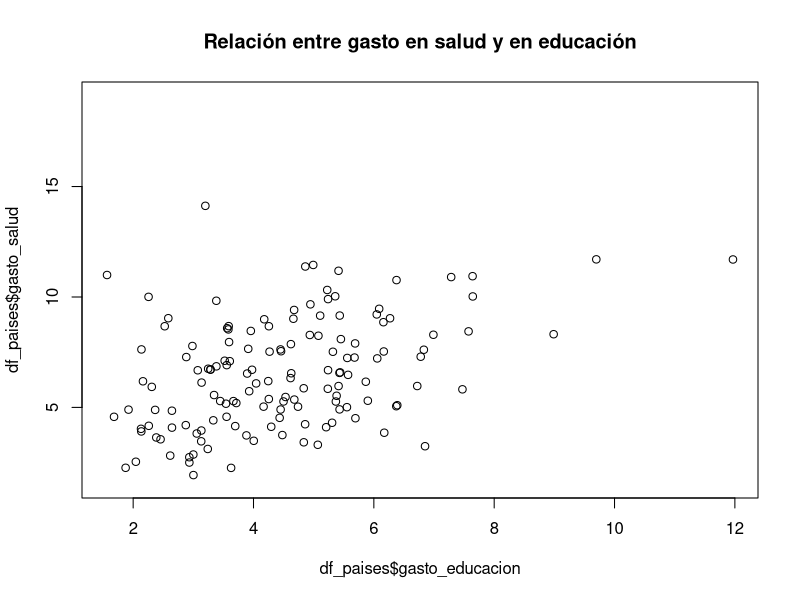
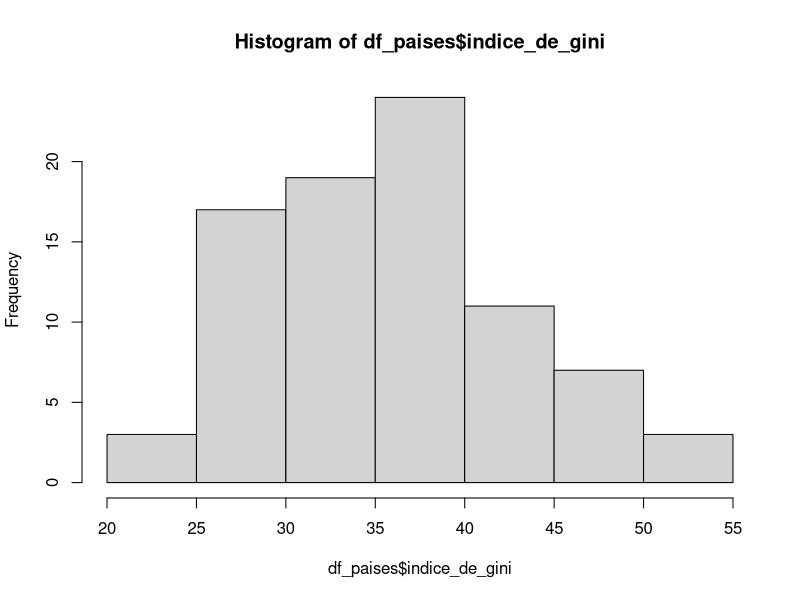

The R script that drew these images, in order: (Note: this script raises an error after producing the figures.)

## ***************************************************************************
##  Módulo 2: Manipulación de datos          
##  Solución de ejercicio                                          
##  Medición y diseño de investigación
##  Martín Opertti y Fabricio Carneiro - 2023                                         
## ***************************************************************************

## Trabajaremos con una base de datos con datos económicos y sociales de 
# distintos países, descargada del banco mundial con datos de 2018.

# La base se llama "wb_paises" y esta en formato excel (.xlsx)

## 1. Importar dataframe "wb_paises" y asignarla con el nombre df_paises.
# Cargar el paquete tidyverse y readxl  (usar funcion read_excel() para 
# importar la base de datos)

library(tidyverse)
library(readxl)

rm(list=ls())

df_paises <- read_excel("data/wb_paises.xlsx")

## 2. Usa la función glimpse() para explorar "df_paises" y explorar  las variables 
# y su tipo (puedes ayudarte con el codebook que está en la carpeta "data")
glimpse(df_paises)

## 3. ¿Cuál es el rango de la variable de acceso a electricidad? 
# Estar atento a usar el argumento na.rm = TRUE
range(df_paises$acceso_electricidad, na.rm = TRUE)

## 4. ¿Cuál es el promedio de población total?
mean(df_paises$pob_total, na.rm = TRUE)

## 5. ¿Cuál es la relación entre el gasto en educación y el gasto en salud? 
# Explorar con un gráfico de dispersión 
plot(df_paises$gasto_educacion, df_paises$gasto_salud,
     main = "Relación entre gasto en salud y en educación")

## 6. Crea una variable "pbi_pc" que calcule el PBI per capita (utilizando las
# variables pbi y pob_total)
df_paises <- df_paises %>% 
  mutate(pbi_pc = pbi / pob_total)

## 7. Crear una nueva variable llamada gini_rec que codifique la  variable 
# en tres grupos "bajo", "medio" y "alto". Crear un histrograma para 
# elegir los puntos de corte (definirlos ustedes)
hist(df_paises$indice_de_gini)

df_paises <- df_paises %>% 
  mutate(gini_rec = case_when(
    indice_de_gini < 30 ~ "Bajo",
    indice_de_gini >= 30 & indice_de_gini <= 40 ~ "Medio",
    indice_de_gini > 40 ~ "Alto"
  ))

table(df_paises$gini_rec)

## 8. Crear un nuevo dataframe a partir de df_paises eliminando las  
# observaciones de los paises grupo de ingresos bajos ("Low income") en la 
# variable grupo ingreso y luego seleccionar unicamente las variables:
# pais, region grupo_ingreso, acceso_electricidad y indice_de_gini
df_paises_2 <- df_paises %>% 
  filter(grupo_ingreso != "Low income") %>% 
  select(pais, region, grupo_ingreso, acceso_electricidad, indice_de_gini)

## 9. A partir de este nuevo dataframe crear una tabla cruzada entre 
# region y grupo_ingreso
df_paises_2 %>% 
  count(region, grupo_ingreso) %>% 
  spread(grupo_ingreso, n)

## 10. Crear la misma tabla pero con los % por fila. ¿Qué región tiene mayor
# % de países de alto ingreso (high income)?
df_paises_2 %>% 
  count(region, grupo_ingreso) %>% 
  mutate(n = n/sum(n)*100, .by = region) %>%
  spread(grupo_ingreso, n)

# La región es América del Norte (North America) con el 100%

## 11. A partir del dataframe creado en el punto anterior, Crear una tabla
# resumen con la media y desvío del acceso a electricidad e indice de gini
# por region (calcular las estadísticas sin tener en cuenta los datos perdidos)
tabla_resumen <- df_paises_2 %>% 
  group_by(region) %>% 
  summarise(media_ele = mean(acceso_electricidad, na.rm = TRUE),
            desvio_ele = sd(acceso_electricidad, na.rm = TRUE),
            media_gini = mean(indice_de_gini, na.rm = TRUE),
            desvio_gini = mean(indice_de_gini, na.rm = TRUE))

tabla_resumen

## 12. A partir de la tabla anterior, ¿cuál es la región más desigual (con el
# indice de gini más alto)? (escribir respuesta)

# Es América Latina


## 13. ¿Cuál es la región con mayor variación en el acceso a electricidad?

# Africa Sub-Sahariana


## 14. Exportar la tabla del punto anterior en un archivo excel 
writexl::write_xlsx(tabla_resumen, "resultados/tabla_resumen.xlsx")

